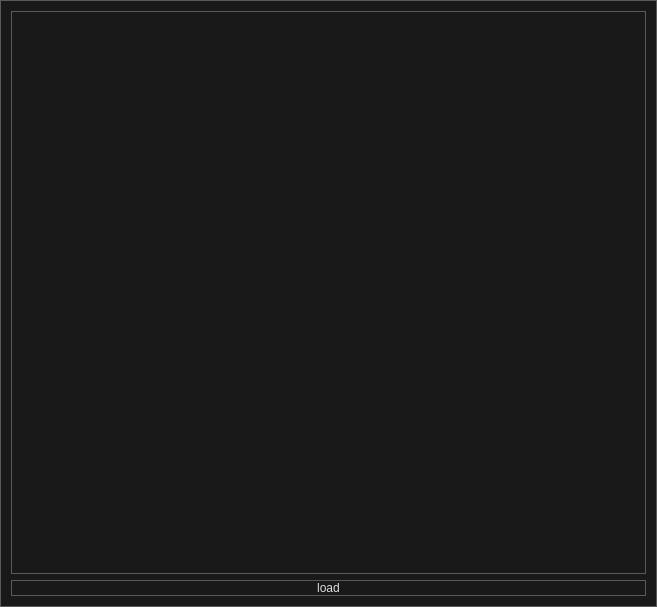
<?xml version="1.0" encoding="UTF-8"?>
<ui version="4.0">
 <class>preview</class>
 <widget class="QWidget" name="preview">
  <property name="geometry">
   <rect>
    <x>0</x>
    <y>0</y>
    <width>657</width>
    <height>607</height>
   </rect>
  </property>
  <property name="windowTitle">
   <string>Form</string>
  </property>
  <property name="styleSheet">
   <string notr="true">/*
	Copyright 2013 Emanuel Claesson

	Licensed under the Apache License, Version 2.0 (the &quot;License&quot;);
	you may not use this file except in compliance with the License.
	You may obtain a copy of the License at

		http://www.apache.org/licenses/LICENSE-2.0

	Unless required by applicable law or agreed to in writing, software
	distributed under the License is distributed on an &quot;AS IS&quot; BASIS,
	WITHOUT WARRANTIES OR CONDITIONS OF ANY KIND, either express or implied.
	See the License for the specific language governing permissions and
	limitations under the License.
*/

/*
	COLOR_DARK     = #191919
	COLOR_MEDIUM   = #353535
	COLOR_MEDLIGHT = #5A5A5A
	COLOR_LIGHT    = #DDDDDD
	COLOR_ACCENT   = #3D7848
*/

* {
	background: #191919;
	color: #DDDDDD;
	border: 1px solid #5A5A5A;
}

QWidget::item:selected {
	background: #3D7848;
}

QCheckBox, QRadioButton {
	border: none;
}

QRadioButton::indicator, QCheckBox::indicator {
	width: 13px;
	height: 13px;
}

QRadioButton::indicator::unchecked, QCheckBox::indicator::unchecked {
	border: 1px solid #5A5A5A;
	background: none;
}

QRadioButton::indicator:unchecked:hover, QCheckBox::indicator:unchecked:hover {
	border: 1px solid #DDDDDD;
}

QRadioButton::indicator::checked, QCheckBox::indicator::checked {
	border: 1px solid #5A5A5A;
	background: #5A5A5A;
}

QRadioButton::indicator:checked:hover, QCheckBox::indicator:checked:hover {
	border: 1px solid #DDDDDD;
	background: #DDDDDD;
}

QGroupBox {
	margin-top: 6px;
}

QGroupBox::title {
	top: -7px;
	left: 7px;
}

QScrollBar {
	border: 1px solid #5A5A5A;
	background: #191919;
}

QScrollBar:horizontal {
	height: 15px;
	margin: 0px 0px 0px 32px;
}

QScrollBar:vertical {
	width: 15px;
	margin: 32px 0px 0px 0px;
}

QScrollBar::handle {
	background: #353535;
	border: 1px solid #5A5A5A;
}

QScrollBar::handle:horizontal {
	border-width: 0px 1px 0px 1px;
}

QScrollBar::handle:vertical {
	border-width: 1px 0px 1px 0px;
}

QScrollBar::handle:horizontal {
	min-width: 20px;
}

QScrollBar::handle:vertical {
	min-height: 20px;
}

QScrollBar::add-line, QScrollBar::sub-line {
	background:#353535;
	border: 1px solid #5A5A5A;
	subcontrol-origin: margin;
}

QScrollBar::add-line {
	position: absolute;
}

QScrollBar::add-line:horizontal {
	width: 15px;
	subcontrol-position: left;
	left: 15px;
}

QScrollBar::add-line:vertical {
	height: 15px;
	subcontrol-position: top;
	top: 15px;
}

QScrollBar::sub-line:horizontal {
	width: 15px;
	subcontrol-position: top left;
}

QScrollBar::sub-line:vertical {
	height: 15px;
	subcontrol-position: top;
}

QScrollBar:left-arrow, QScrollBar::right-arrow, QScrollBar::up-arrow, QScrollBar::down-arrow {
	border: 1px solid #5A5A5A;
	width: 3px;
	height: 3px;
}

QScrollBar::add-page, QScrollBar::sub-page {
	background: none;
}

QAbstractButton:hover {
	background: #353535;
}

QAbstractButton:pressed {
	background: #5A5A5A;
}

QAbstractItemView {
	show-decoration-selected: 1;
	selection-background-color: #3D7848;
	selection-color: #DDDDDD;
	alternate-background-color: #353535;
}

QHeaderView {
	border: 1px solid #5A5A5A;
}

QHeaderView::section {
	background: #191919;
	border: 1px solid #5A5A5A;
	padding: 4px;
}

QHeaderView::section:selected, QHeaderView::section::checked {
	background: #353535;
}

QTableView {
	gridline-color: #5A5A5A;
}

QTabBar {
	margin-left: 2px;
}

QTabBar::tab {
	border-radius: 0px;
	padding: 4px;
	margin: 4px;
}

QTabBar::tab:selected {
	background: #353535;
}

QComboBox::down-arrow {
	border: 1px solid #5A5A5A;
	background: #353535;
}

QComboBox::drop-down {
	border: 1px solid #5A5A5A;
	background: #353535;
}

QComboBox::down-arrow {
	width: 3px;
	height: 3px;
	border: 1px solid #5A5A5A;
}

QAbstractSpinBox {
	padding-right: 15px;
}

QAbstractSpinBox::up-button, QAbstractSpinBox::down-button {
	border: 1px solid #5A5A5A;
	background: #353535;
	subcontrol-origin: border;
}

QAbstractSpinBox::up-arrow, QAbstractSpinBox::down-arrow {
	width: 3px;
	height: 3px;
	border: 1px solid #5A5A5A;
}

QSlider {
	border: none;
}

QSlider::groove:horizontal {
	height: 5px;
	margin: 4px 0px 4px 0px;
}

QSlider::groove:vertical {
	width: 5px;
	margin: 0px 4px 0px 4px;
}

QSlider::handle {
	border: 1px solid #5A5A5A;
	background: #353535;
}

QSlider::handle:horizontal {
	width: 15px;
	margin: -4px 0px -4px 0px;
}

QSlider::handle:vertical {
	height: 15px;
	margin: 0px -4px 0px -4px;
}

QSlider::add-page:vertical, QSlider::sub-page:horizontal {
	background: #3D7848;
}

QSlider::sub-page:vertical, QSlider::add-page:horizontal {
	background: #353535;
}

QLabel {
	border: none;
}

QProgressBar {
	text-align: center;
}

QProgressBar::chunk {
	width: 1px;
	background-color: #3D7848;
}

QMenu::separator {
	background: #353535;
}</string>
  </property>
  <layout class="QVBoxLayout" name="verticalLayout">
   <item>
    <widget class="QGraphicsView" name="graphicsView">
     <property name="minimumSize">
      <size>
       <width>300</width>
       <height>300</height>
      </size>
     </property>
     <property name="baseSize">
      <size>
       <width>300</width>
       <height>300</height>
      </size>
     </property>
     <property name="autoFillBackground">
      <bool>true</bool>
     </property>
     <property name="styleSheet">
      <string notr="true">/*
	Copyright 2013 Emanuel Claesson

	Licensed under the Apache License, Version 2.0 (the &quot;License&quot;);
	you may not use this file except in compliance with the License.
	You may obtain a copy of the License at

		http://www.apache.org/licenses/LICENSE-2.0

	Unless required by applicable law or agreed to in writing, software
	distributed under the License is distributed on an &quot;AS IS&quot; BASIS,
	WITHOUT WARRANTIES OR CONDITIONS OF ANY KIND, either express or implied.
	See the License for the specific language governing permissions and
	limitations under the License.
*/

/*
	COLOR_DARK     = #191919
	COLOR_MEDIUM   = #353535
	COLOR_MEDLIGHT = #5A5A5A
	COLOR_LIGHT    = #DDDDDD
	COLOR_ACCENT   = #3D7848
*/

* {
	background: #191919;
	color: #DDDDDD;
	border: 1px solid #5A5A5A;
}

QWidget::item:selected {
	background: #3D7848;
}

QCheckBox, QRadioButton {
	border: none;
}

QRadioButton::indicator, QCheckBox::indicator {
	width: 13px;
	height: 13px;
}

QRadioButton::indicator::unchecked, QCheckBox::indicator::unchecked {
	border: 1px solid #5A5A5A;
	background: none;
}

QRadioButton::indicator:unchecked:hover, QCheckBox::indicator:unchecked:hover {
	border: 1px solid #DDDDDD;
}

QRadioButton::indicator::checked, QCheckBox::indicator::checked {
	border: 1px solid #5A5A5A;
	background: #5A5A5A;
}

QRadioButton::indicator:checked:hover, QCheckBox::indicator:checked:hover {
	border: 1px solid #DDDDDD;
	background: #DDDDDD;
}

QGroupBox {
	margin-top: 6px;
}

QGroupBox::title {
	top: -7px;
	left: 7px;
}

QScrollBar {
	border: 1px solid #5A5A5A;
	background: #191919;
}

QScrollBar:horizontal {
	height: 15px;
	margin: 0px 0px 0px 32px;
}

QScrollBar:vertical {
	width: 15px;
	margin: 32px 0px 0px 0px;
}

QScrollBar::handle {
	background: #353535;
	border: 1px solid #5A5A5A;
}

QScrollBar::handle:horizontal {
	border-width: 0px 1px 0px 1px;
}

QScrollBar::handle:vertical {
	border-width: 1px 0px 1px 0px;
}

QScrollBar::handle:horizontal {
	min-width: 20px;
}

QScrollBar::handle:vertical {
	min-height: 20px;
}

QScrollBar::add-line, QScrollBar::sub-line {
	background:#353535;
	border: 1px solid #5A5A5A;
	subcontrol-origin: margin;
}

QScrollBar::add-line {
	position: absolute;
}

QScrollBar::add-line:horizontal {
	width: 15px;
	subcontrol-position: left;
	left: 15px;
}

QScrollBar::add-line:vertical {
	height: 15px;
	subcontrol-position: top;
	top: 15px;
}

QScrollBar::sub-line:horizontal {
	width: 15px;
	subcontrol-position: top left;
}

QScrollBar::sub-line:vertical {
	height: 15px;
	subcontrol-position: top;
}

QScrollBar:left-arrow, QScrollBar::right-arrow, QScrollBar::up-arrow, QScrollBar::down-arrow {
	border: 1px solid #5A5A5A;
	width: 3px;
	height: 3px;
}

QScrollBar::add-page, QScrollBar::sub-page {
	background: none;
}

QAbstractButton:hover {
	background: #353535;
}

QAbstractButton:pressed {
	background: #5A5A5A;
}

QAbstractItemView {
	show-decoration-selected: 1;
	selection-background-color: #3D7848;
	selection-color: #DDDDDD;
	alternate-background-color: #353535;
}

QHeaderView {
	border: 1px solid #5A5A5A;
}

QHeaderView::section {
	background: #191919;
	border: 1px solid #5A5A5A;
	padding: 4px;
}

QHeaderView::section:selected, QHeaderView::section::checked {
	background: #353535;
}

QTableView {
	gridline-color: #5A5A5A;
}

QTabBar {
	margin-left: 2px;
}

QTabBar::tab {
	border-radius: 0px;
	padding: 4px;
	margin: 4px;
}

QTabBar::tab:selected {
	background: #353535;
}

QComboBox::down-arrow {
	border: 1px solid #5A5A5A;
	background: #353535;
}

QComboBox::drop-down {
	border: 1px solid #5A5A5A;
	background: #353535;
}

QComboBox::down-arrow {
	width: 3px;
	height: 3px;
	border: 1px solid #5A5A5A;
}

QAbstractSpinBox {
	padding-right: 15px;
}

QAbstractSpinBox::up-button, QAbstractSpinBox::down-button {
	border: 1px solid #5A5A5A;
	background: #353535;
	subcontrol-origin: border;
}

QAbstractSpinBox::up-arrow, QAbstractSpinBox::down-arrow {
	width: 3px;
	height: 3px;
	border: 1px solid #5A5A5A;
}

QSlider {
	border: none;
}

QSlider::groove:horizontal {
	height: 5px;
	margin: 4px 0px 4px 0px;
}

QSlider::groove:vertical {
	width: 5px;
	margin: 0px 4px 0px 4px;
}

QSlider::handle {
	border: 1px solid #5A5A5A;
	background: #353535;
}

QSlider::handle:horizontal {
	width: 15px;
	margin: -4px 0px -4px 0px;
}

QSlider::handle:vertical {
	height: 15px;
	margin: 0px -4px 0px -4px;
}

QSlider::add-page:vertical, QSlider::sub-page:horizontal {
	background: #3D7848;
}

QSlider::sub-page:vertical, QSlider::add-page:horizontal {
	background: #353535;
}

QLabel {
	border: none;
}

QProgressBar {
	text-align: center;
}

QProgressBar::chunk {
	width: 1px;
	background-color: #3D7848;
}

QMenu::separator {
	background: #353535;
}</string>
     </property>
    </widget>
   </item>
   <item>
    <widget class="QPushButton" name="load_btn">
     <property name="text">
      <string>load</string>
     </property>
    </widget>
   </item>
  </layout>
  <zorder>load_btn</zorder>
  <zorder>graphicsView</zorder>
 </widget>
 <resources/>
 <connections/>
</ui>
